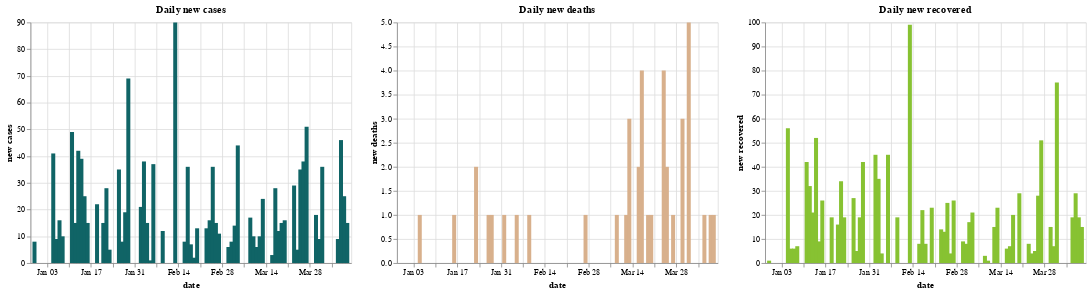

The notebook cell saved with this chart:
### Code cell
city['new cases'] = city['totalCases'].diff()
city['new deaths'] = city['totalDeaths'].diff()
city['new recovered'] = city['totalRecovered'].diff()

# Initiate chart with data
base_cases = alt.Chart(city).mark_bar().encode(alt.X('date:T'), alt.Y('new cases:Q')).properties(width = 400)
base_deaths = alt.Chart(city).mark_bar().encode(alt.X('date:T'), alt.Y('new deaths:Q')).properties(width = 400)
base_recovered = alt.Chart(city).mark_bar().encode(alt.X('date:T'), alt.Y('new recovered:Q')).properties(width = 400)

# Load the chart
base_cases.encode(color = confirmed).properties(title = "Daily new cases") | base_deaths.encode(color = death).properties(title = "Daily new deaths") | base_recovered.encode(color = recovered).properties(title = "Daily new recovered")

### Figure 1 — Vega-Lite specification as saved in the notebook (floating-point values rounded to 4 significant figures)
{"config": {"view": {"continuousWidth": 400, "continuousHeight": 300}}, "hconcat": [{"mark": "bar", "encoding": {"color": {"value": "#106466"}, "x": {"type": "temporal", "field": "date"}, "y": {"type": "quantitative", "field": "new cases"}}, "title": "Daily new cases", "width": 400}, {"mark": "bar", "encoding": {"color": {"value": "#D8B08C"}, "x": {"type": "temporal", "field": "date"}, "y": {"type": "quantitative", "field": "new deaths"}}, "title": "Daily new deaths", "width": 400}, {"mark": "bar", "encoding": {"color": {"value": "#87C232"}, "x": {"type": "temporal", "field": "date"}, "y": {"type": "quantitative", "field": "new recovered"}}, "title": "Daily new recovered", "width": 400}], "data": {"name": "data-6430f575189ad66c65afbf5fb1f3e548"}, "$schema": "https://vega.github.io/schema/vega-lite/v4.8.1.json", "datasets": {"data-6430f575189ad66c65afbf5fb1f3e548": [{"city": "Aparecida", "date": "2020-12-29T00:00:00", "totalDeaths": 21, "totalCases": 773, "totalRecovered": 723, "totalBeds": 11, "intubated": 1, "new cases": null, "new deaths": null, "new recovered": null}, {"city": "Aparecida", "date": "2020-12-30T00:00:00", "totalDeaths": 21, "totalCases": 781, "totalRecovered": 724, "totalBeds": 13, "intubated": 1, "new cases": 8.0, "new deaths": 0.0, "new recovered": 1.0}, {"city": "Aparecida", "date": "2020-12-31T00:00:00", "totalDeaths": 21, "totalCases": 781, "totalRecovered": 724, "totalBeds": 13, "intubated": 1, "new cases": 0.0, "new deaths": 0.0, "new recovered": 0.0}, {"city": "Aparecida", "date": "2021-01-01T00:00:00", "totalDeaths": 21, "totalCases": 781, "totalRecovered": 724, "totalBeds": 13, "intubated": 1, "new cases": 0.0, "new deaths": 0.0, "new recovered": 0.0}, {"city": "Aparecida", "date": "2021-01-02T00:00:00", "totalDeaths": 21, "totalCases": 781, "totalRecovered": 724, "totalBeds": 13, "intubated": 1, "new cases": 0.0, "new deaths": 0.0, "new recovered": 0.0}, {"city": "Aparecida", "date": "2021-01-03T00:00:00", "totalDeaths": 21, "totalCases": 781, "totalRecovered": 724, "totalBeds": 13, "intubated": 1, "new cases": 0.0, "new deaths": 0.0, "new recovered": 0.0}, {"city": "Aparecida", "date": "2021-01-04T00:00:00", "totalDeaths": 21, "totalCases": 781, "totalRecovered": 724, "totalBeds": 13, "intubated": 1, "new cases": 0.0, "new deaths": 0.0, "new recovered": 0.0}, {"city": "Aparecida", "date": "2021-01-05T00:00:00", "totalDeaths": 22, "totalCases": 822, "totalRecovered": 780, "totalBeds": 8, "intubated": 3, "new cases": 41.0, "new deaths": 1.0, "new recovered": 56.0}, {"city": "Aparecida", "date": "2021-01-06T00:00:00", "totalDeaths": 22, "totalCases": 831, "totalRecovered": 786, "totalBeds": 11, "intubated": 2, "new cases": 9.0, "new deaths": 0.0, "new recovered": 6.0}, {"city": "Aparecida", "date": "2021-01-07T00:00:00", "totalDeaths": 22, "totalCases": 847, "totalRecovered": 792, "totalBeds": 15, "intubated": 2, "new cases": 16.0, "new deaths": 0.0, "new recovered": 6.0}, {"city": "Aparecida", "date": "2021-01-08T00:00:00", "totalDeaths": 22, "totalCases": 857, "totalRecovered": 799, "totalBeds": 16, "intubated": 4, "new cases": 10.0, "new deaths": 0.0, "new recovered": 7.0}, {"city": "Aparecida", "date": "2021-01-09T00:00:00", "totalDeaths": 22, "totalCases": 857, "totalRecovered": 799, "totalBeds": 16, "intubated": 4, "new cases": 0.0, "new deaths": 0.0, "new recovered": 0.0}, {"city": "Aparecida", "date": "2021-01-10T00:00:00", "totalDeaths": 22, "totalCases": 857, "totalRecovered": 799, "totalBeds": 16, "intubated": 4, "new cases": 0.0, "new deaths": 0.0, "new recovered": 0.0}, {"city": "Aparecida", "date": "2021-01-11T00:00:00", "totalDeaths": 22, "totalCases": 906, "totalRecovered": 841, "totalBeds": 22, "intubated": 1, "new cases": 49.0, "new deaths": 0.0, "new recovered": 42.0}, {"city": "Aparecida", "date": "2021-01-12T00:00:00", "totalDeaths": 22, "totalCases": 921, "totalRecovered": 873, "totalBeds": 23, "intubated": 2, "new cases": 15.0, "new deaths": 0.0, "new recovered": 32.0}, {"city": "Aparecida", "date": "2021-01-13T00:00:00", "totalDeaths": 22, "totalCases": 963, "totalRecovered": 894, "totalBeds": 26, "intubated": 2, "new cases": 42.0, "new deaths": 0.0, "new recovered": 21.0}, {"city": "Aparecida", "date": "2021-01-14T00:00:00", "totalDeaths": 22, "totalCases": 1002, "totalRecovered": 946, "totalBeds": 15, "intubated": 1, "new cases": 39.0, "new deaths": 0.0, "new recovered": 52.0}, {"city": "Aparecida", "date": "2021-01-15T00:00:00", "totalDeaths": 22, "totalCases": 1027, "totalRecovered": 955, "totalBeds": 16, "intubated": 1, "new cases": 25.0, "new deaths": 0.0, "new recovered": 9.0}, {"city": "Aparecida", "date": "2021-01-16T00:00:00", "totalDeaths": 23, "totalCases": 1042, "totalRecovered": 981, "totalBeds": 23, "intubated": 0, "new cases": 15.0, "new deaths": 1.0, "new recovered": 26.0}, {"city": "Aparecida", "date": "2021-01-17T00:00:00", "totalDeaths": 23, "totalCases": 1042, "totalRecovered": 981, "totalBeds": 23, "intubated": 0, "new cases": 0.0, "new deaths": 0.0, "new recovered": 0.0}, {"city": "Aparecida", "date": "2021-01-18T00:00:00", "totalDeaths": 23, "totalCases": 1042, "totalRecovered": 981, "totalBeds": 23, "intubated": 0, "new cases": 0.0, "new deaths": 0.0, "new recovered": 0.0}, {"city": "Aparecida", "date": "2021-01-19T00:00:00", "totalDeaths": 23, "totalCases": 1064, "totalRecovered": 1000, "totalBeds": 28, "intubated": 0, "new cases": 22.0, "new deaths": 0.0, "new recovered": 19.0}, {"city": "Aparecida", "date": "2021-01-20T00:00:00", "totalDeaths": 23, "totalCases": 1064, "totalRecovered": 1000, "totalBeds": 20, "intubated": 1, "new cases": 0.0, "new deaths": 0.0, "new recovered": 0.0}, {"city": "Aparecida", "date": "2021-01-21T00:00:00", "totalDeaths": 23, "totalCases": 1079, "totalRecovered": 1016, "totalBeds": 21, "intubated": 2, "new cases": 15.0, "new deaths": 0.0, "new recovered": 16.0}, {"city": "Aparecida", "date": "2021-01-22T00:00:00", "totalDeaths": 23, "totalCases": 1107, "totalRecovered": 1050, "totalBeds": 15, "intubated": 2, "new cases": 28.0, "new deaths": 0.0, "new recovered": 34.0}, {"city": "Aparecida", "date": "2021-01-23T00:00:00", "totalDeaths": 25, "totalCases": 1112, "totalRecovered": 1069, "totalBeds": 16, "intubated": 3, "new cases": 5.0, "new deaths": 2.0, "new recovered": 19.0}, {"city": "Aparecida", "date": "2021-01-24T00:00:00", "totalDeaths": 25, "totalCases": 1112, "totalRecovered": 1069, "totalBeds": 16, "intubated": 3, "new cases": 0.0, "new deaths": 0.0, "new recovered": 0.0}, {"city": "Aparecida", "date": "2021-01-25T00:00:00", "totalDeaths": 25, "totalCases": 1112, "totalRecovered": 1069, "totalBeds": 16, "intubated": 3, "new cases": 0.0, "new deaths": 0.0, "new recovered": 0.0}, {"city": "Aparecida", "date": "2021-01-26T00:00:00", "totalDeaths": 25, "totalCases": 1147, "totalRecovered": 1096, "totalBeds": 17, "intubated": 4, "new cases": 35.0, "new deaths": 0.0, "new recovered": 27.0}, {"city": "Aparecida", "date": "2021-01-27T00:00:00", "totalDeaths": 26, "totalCases": 1155, "totalRecovered": 1101, "totalBeds": 18, "intubated": 4, "new cases": 8.0, "new deaths": 1.0, "new recovered": 5.0}, {"city": "Aparecida", "date": "2021-01-28T00:00:00", "totalDeaths": 27, "totalCases": 1174, "totalRecovered": 1120, "totalBeds": 16, "intubated": 2, "new cases": 19.0, "new deaths": 1.0, "new recovered": 19.0}, {"city": "Aparecida", "date": "2021-01-29T00:00:00", "totalDeaths": 27, "totalCases": 1243, "totalRecovered": 1162, "totalBeds": 16, "intubated": 2, "new cases": 69.0, "new deaths": 0.0, "new recovered": 42.0}, {"city": "Aparecida", "date": "2021-02-01T00:00:00", "totalDeaths": 28, "totalCases": 1243, "totalRecovered": 1162, "totalBeds": 18, "intubated": 1, "new cases": 0.0, "new deaths": 1.0, "new recovered": 0.0}, {"city": "Aparecida", "date": "2021-02-02T00:00:00", "totalDeaths": 28, "totalCases": 1264, "totalRecovered": 1207, "totalBeds": 15, "intubated": 1, "new cases": 21.0, "new deaths": 0.0, "new recovered": 45.0}, {"city": "Aparecida", "date": "2021-02-03T00:00:00", "totalDeaths": 28, "totalCases": 1302, "totalRecovered": 1242, "totalBeds": 15, "intubated": 1, "new cases": 38.0, "new deaths": 0.0, "new recovered": 35.0}, {"city": "Aparecida", "date": "2021-02-04T00:00:00", "totalDeaths": 28, "totalCases": 1317, "totalRecovered": 1246, "totalBeds": 12, "intubated": 0, "new cases": 15.0, "new deaths": 0.0, "new recovered": 4.0}, {"city": "Aparecida", "date": "2021-02-05T00:00:00", "totalDeaths": 29, "totalCases": 1318, "totalRecovered": 1246, "totalBeds": 12, "intubated": 2, "new cases": 1.0, "new deaths": 1.0, "new recovered": 0.0}, {"city": "Aparecida", "date": "2021-02-06T00:00:00", "totalDeaths": 29, "totalCases": 1355, "totalRecovered": 1291, "totalBeds": 7, "intubated": 0, "new cases": 37.0, "new deaths": 0.0, "new recovered": 45.0}, {"city": "Aparecida", "date": "2021-02-07T00:00:00", "totalDeaths": 29, "totalCases": 1355, "totalRecovered": 1291, "totalBeds": 7, "intubated": 0, "new cases": 0.0, "new deaths": 0.0, "new recovered": 0.0}, {"city": "Aparecida", "date": "2021-02-08T00:00:00", "totalDeaths": 29, "totalCases": 1355, "totalRecovered": 1291, "totalBeds": 7, "intubated": 0, "new cases": 0.0, "new deaths": 0.0, "new recovered": 0.0}, {"city": "Aparecida", "date": "2021-02-09T00:00:00", "totalDeaths": 30, "totalCases": 1367, "totalRecovered": 1310, "totalBeds": 11, "intubated": 0, "new cases": 12.0, "new deaths": 1.0, "new recovered": 19.0}, {"city": "Aparecida", "date": "2021-02-10T00:00:00", "totalDeaths": 30, "totalCases": 1367, "totalRecovered": 1310, "totalBeds": 11, "intubated": 0, "new cases": 0.0, "new deaths": 0.0, "new recovered": 0.0}, {"city": "Aparecida", "date": "2021-02-11T00:00:00", "totalDeaths": 30, "totalCases": 1367, "totalRecovered": 1310, "totalBeds": 10, "intubated": 0, "new cases": 0.0, "new deaths": 0.0, "new recovered": 0.0}, {"city": "Aparecida", "date": "2021-02-12T00:00:00", "totalDeaths": 30, "totalCases": 1367, "totalRecovered": 1310, "totalBeds": 13, "intubated": 0, "new cases": 0.0, "new deaths": 0.0, "new recovered": 0.0}, {"city": "Aparecida", "date": "2021-02-13T00:00:00", "totalDeaths": 30, "totalCases": 1457, "totalRecovered": 1409, "totalBeds": 15, "intubated": 0, "new cases": 90.0, "new deaths": 0.0, "new recovered": 99.0}, {"city": "Aparecida", "date": "2021-02-15T00:00:00", "totalDeaths": 30, "totalCases": 1457, "totalRecovered": 1409, "totalBeds": 15, "intubated": 0, "new cases": 0.0, "new deaths": 0.0, "new recovered": 0.0}, {"city": "Aparecida", "date": "2021-02-16T00:00:00", "totalDeaths": 30, "totalCases": 1465, "totalRecovered": 1417, "totalBeds": 12, "intubated": 0, "new cases": 8.0, "new deaths": 0.0, "new recovered": 8.0}, {"city": "Aparecida", "date": "2021-02-17T00:00:00", "totalDeaths": 30, "totalCases": 1501, "totalRecovered": 1439, "totalBeds": 12, "intubated": 0, "new cases": 36.0, "new deaths": 0.0, "new recovered": 22.0}, {"city": "Aparecida", "date": "2021-02-18T00:00:00", "totalDeaths": 30, "totalCases": 1508, "totalRecovered": 1447, "totalBeds": 12, "intubated": 0, "new cases": 7.0, "new deaths": 0.0, "new recovered": 8.0}, {"city": "Aparecida", "date": "2021-02-19T00:00:00", "totalDeaths": 30, "totalCases": 1510, "totalRecovered": 1447, "totalBeds": 13, "intubated": 0, "new cases": 2.0, "new deaths": 0.0, "new recovered": 0.0}, {"city": "Aparecida", "date": "2021-02-20T00:00:00", "totalDeaths": 30, "totalCases": 1523, "totalRecovered": 1470, "totalBeds": 10, "intubated": 0, "new cases": 13.0, "new deaths": 0.0, "new recovered": 23.0}, {"city": "Aparecida", "date": "2021-02-21T00:00:00", "totalDeaths": 30, "totalCases": 1523, "totalRecovered": 1470, "totalBeds": 10, "intubated": 0, "new cases": 0.0, "new deaths": 0.0, "new recovered": 0.0}, {"city": "Aparecida", "date": "2021-02-22T00:00:00", "totalDeaths": 30, "totalCases": 1523, "totalRecovered": 1470, "totalBeds": 10, "intubated": 0, "new cases": 0.0, "new deaths": 0.0, "new recovered": 0.0}, {"city": "Aparecida", "date": "2021-02-23T00:00:00", "totalDeaths": 30, "totalCases": 1536, "totalRecovered": 1484, "totalBeds": 9, "intubated": 0, "new cases": 13.0, "new deaths": 0.0, "new recovered": 14.0}, {"city": "Aparecida", "date": "2021-02-24T00:00:00", "totalDeaths": 30, "totalCases": 1552, "totalRecovered": 1497, "totalBeds": 11, "intubated": 0, "new cases": 16.0, "new deaths": 0.0, "new recovered": 13.0}, {"city": "Aparecida", "date": "2021-02-25T00:00:00", "totalDeaths": 30, "totalCases": 1588, "totalRecovered": 1522, "totalBeds": 8, "intubated": 1, "new cases": 36.0, "new deaths": 0.0, "new recovered": 25.0}, {"city": "Aparecida", "date": "2021-02-26T00:00:00", "totalDeaths": 30, "totalCases": 1603, "totalRecovered": 1526, "totalBeds": 12, "intubated": 0, "new cases": 15.0, "new deaths": 0.0, "new recovered": 4.0}, {"city": "Aparecida", "date": "2021-02-27T00:00:00", "totalDeaths": 31, "totalCases": 1614, "totalRecovered": 1552, "totalBeds": 16, "intubated": 0, "new cases": 11.0, "new deaths": 1.0, "new recovered": 26.0}, {"city": "Aparecida", "date": "2021-03-01T00:00:00", "totalDeaths": 31, "totalCases": 1614, "totalRecovered": 1552, "totalBeds": 16, "intubated": 0, "new cases": 0.0, "new deaths": 0.0, "new recovered": 0.0}, {"city": "Aparecida", "date": "2021-03-02T00:00:00", "totalDeaths": 31, "totalCases": 1620, "totalRecovered": 1561, "totalBeds": 17, "intubated": 0, "new cases": 6.0, "new deaths": 0.0, "new recovered": 9.0}, {"city": "Aparecida", "date": "2021-03-03T00:00:00", "totalDeaths": 31, "totalCases": 1628, "totalRecovered": 1569, "totalBeds": 13, "intubated": 2, "new cases": 8.0, "new deaths": 0.0, "new recovered": 8.0}, {"city": "Aparecida", "date": "2021-03-04T00:00:00", "totalDeaths": 31, "totalCases": 1642, "totalRecovered": 1586, "totalBeds": 14, "intubated": 1, "new cases": 14.0, "new deaths": 0.0, "new recovered": 17.0}, {"city": "Aparecida", "date": "2021-03-05T00:00:00", "totalDeaths": 31, "totalCases": 1686, "totalRecovered": 1607, "totalBeds": 21, "intubated": 2, "new cases": 44.0, "new deaths": 0.0, "new recovered": 21.0}, {"city": "Aparecida", "date": "2021-03-06T00:00:00", "totalDeaths": 31, "totalCases": 1686, "totalRecovered": 1607, "totalBeds": 21, "intubated": 2, "new cases": 0.0, "new deaths": 0.0, "new recovered": 0.0}, {"city": "Aparecida", "date": "2021-03-07T00:00:00", "totalDeaths": 31, "totalCases": 1686, "totalRecovered": 1607, "totalBeds": 21, "intubated": 2, "new cases": 0.0, "new deaths": 0.0, "new recovered": 0.0}, {"city": "Aparecida", "date": "2021-03-08T00:00:00", "totalDeaths": 31, "totalCases": 1686, "totalRecovered": 1607, "totalBeds": 21, "intubated": 2, "new cases": 0.0, "new deaths": 0.0, "new recovered": 0.0}, {"city": "Aparecida", "date": "2021-03-09T00:00:00", "totalDeaths": 32, "totalCases": 1703, "totalRecovered": 1610, "totalBeds": 22, "intubated": 3, "new cases": 17.0, "new deaths": 1.0, "new recovered": 3.0}, {"city": "Aparecida", "date": "2021-03-10T00:00:00", "totalDeaths": 32, "totalCases": 1713, "totalRecovered": 1611, "totalBeds": 24, "intubated": 1, "new cases": 10.0, "new deaths": 0.0, "new recovered": 1.0}, {"city": "Aparecida", "date": "2021-03-11T00:00:00", "totalDeaths": 32, "totalCases": 1719, "totalRecovered": 1611, "totalBeds": 29, "intubated": 0, "new cases": 6.0, "new deaths": 0.0, "new recovered": 0.0}, {"city": "Aparecida", "date": "2021-03-12T00:00:00", "totalDeaths": 33, "totalCases": 1729, "totalRecovered": 1626, "totalBeds": 24, "intubated": 0, "new cases": 10.0, "new deaths": 1.0, "new recovered": 15.0}, {"city": "Aparecida", "date": "2021-03-13T00:00:00", "totalDeaths": 36, "totalCases": 1753, "totalRecovered": 1649, "totalBeds": 26, "intubated": 0, "new cases": 24.0, "new deaths": 3.0, "new recovered": 23.0}, {"city": "Aparecida", "date": "2021-03-14T00:00:00", "totalDeaths": 36, "totalCases": 1753, "totalRecovered": 1649, "totalBeds": 26, "intubated": 0, "new cases": 0.0, "new deaths": 0.0, "new recovered": 0.0}, {"city": "Aparecida", "date": "2021-03-15T00:00:00", "totalDeaths": 36, "totalCases": 1753, "totalRecovered": 1649, "totalBeds": 26, "intubated": 0, "new cases": 0.0, "new deaths": 0.0, "new recovered": 0.0}, {"city": "Aparecida", "date": "2021-03-16T00:00:00", "totalDeaths": 38, "totalCases": 1756, "totalRecovered": 1655, "totalBeds": 27, "intubated": 2, "new cases": 3.0, "new deaths": 2.0, "new recovered": 6.0}, {"city": "Aparecida", "date": "2021-03-17T00:00:00", "totalDeaths": 42, "totalCases": 1784, "totalRecovered": 1662, "totalBeds": 27, "intubated": 4, "new cases": 28.0, "new deaths": 4.0, "new recovered": 7.0}, {"city": "Aparecida", "date": "2021-03-18T00:00:00", "totalDeaths": 42, "totalCases": 1796, "totalRecovered": 1682, "totalBeds": 38, "intubated": 4, "new cases": 12.0, "new deaths": 0.0, "new recovered": 20.0}, {"city": "Aparecida", "date": "2021-03-19T00:00:00", "totalDeaths": 43, "totalCases": 1811, "totalRecovered": 1682, "totalBeds": 46, "intubated": 4, "new cases": 15.0, "new deaths": 1.0, "new recovered": 0.0}, {"city": "Aparecida", "date": "2021-03-20T00:00:00", "totalDeaths": 44, "totalCases": 1827, "totalRecovered": 1711, "totalBeds": 55, "intubated": 4, "new cases": 16.0, "new deaths": 1.0, "new recovered": 29.0}, {"city": "Aparecida", "date": "2021-03-21T00:00:00", "totalDeaths": 44, "totalCases": 1827, "totalRecovered": 1711, "totalBeds": 55, "intubated": 4, "new cases": 0.0, "new deaths": 0.0, "new recovered": 0.0}, {"city": "Aparecida", "date": "2021-03-22T00:00:00", "totalDeaths": 44, "totalCases": 1827, "totalRecovered": 1711, "totalBeds": 55, "intubated": 4, "new cases": 0.0, "new deaths": 0.0, "new recovered": 0.0}, {"city": "Aparecida", "date": "2021-03-23T00:00:00", "totalDeaths": 44, "totalCases": 1856, "totalRecovered": 1719, "totalBeds": 57, "intubated": 6, "new cases": 29.0, "new deaths": 0.0, "new recovered": 8.0}, {"city": "Aparecida", "date": "2021-03-24T00:00:00", "totalDeaths": 48, "totalCases": 1861, "totalRecovered": 1723, "totalBeds": 48, "intubated": 7, "new cases": 5.0, "new deaths": 4.0, "new recovered": 4.0}, {"city": "Aparecida", "date": "2021-03-25T00:00:00", "totalDeaths": 50, "totalCases": 1896, "totalRecovered": 1728, "totalBeds": 50, "intubated": 7, "new cases": 35.0, "new deaths": 2.0, "new recovered": 5.0}, {"city": "Aparecida", "date": "2021-03-26T00:00:00", "totalDeaths": 50, "totalCases": 1934, "totalRecovered": 1756, "totalBeds": 46, "intubated": 7, "new cases": 38.0, "new deaths": 0.0, "new recovered": 28.0}, {"city": "Aparecida", "date": "2021-03-27T00:00:00", "totalDeaths": 51, "totalCases": 1985, "totalRecovered": 1807, "totalBeds": 33, "intubated": 6, "new cases": 51.0, "new deaths": 1.0, "new recovered": 51.0}, {"city": "Aparecida", "date": "2021-03-28T00:00:00", "totalDeaths": 51, "totalCases": 1985, "totalRecovered": 1807, "totalBeds": 33, "intubated": 6, "new cases": 0.0, "new deaths": 0.0, "new recovered": 0.0}, {"city": "Aparecida", "date": "2021-03-29T00:00:00", "totalDeaths": 51, "totalCases": 1985, "totalRecovered": 1807, "totalBeds": 33, "intubated": 6, "new cases": 0.0, "new deaths": 0.0, "new recovered": 0.0}, {"city": "Aparecida", "date": "2021-03-30T00:00:00", "totalDeaths": 54, "totalCases": 2003, "totalRecovered": 1822, "totalBeds": 40, "intubated": 6, "new cases": 18.0, "new deaths": 3.0, "new recovered": 15.0}, {"city": "Aparecida", "date": "2021-03-31T00:00:00", "totalDeaths": 54, "totalCases": 2012, "totalRecovered": 1829, "totalBeds": 34, "intubated": 6, "new cases": 9.0, "new deaths": 0.0, "new recovered": 7.0}, {"city": "Aparecida", "date": "2021-04-01T00:00:00", "totalDeaths": 59, "totalCases": 2048, "totalRecovered": 1904, "totalBeds": 39, "intubated": 5, "new cases": 36.0, "new deaths": 5.0, "new recovered": 75.0}, {"city": "Aparecida", "date": "2021-04-02T00:00:00", "totalDeaths": 59, "totalCases": 2048, "totalRecovered": 1904, "totalBeds": 39, "intubated": 5, "new cases": 0.0, "new deaths": 0.0, "new recovered": 0.0}, {"city": "Aparecida", "date": "2021-04-03T00:00:00", "totalDeaths": 59, "totalCases": 2048, "totalRecovered": 1904, "totalBeds": 39, "intubated": 5, "new cases": 0.0, "new deaths": 0.0, "new recovered": 0.0}, {"city": "Aparecida", "date": "2021-04-04T00:00:00", "totalDeaths": 59, "totalCases": 2048, "totalRecovered": 1904, "totalBeds": 39, "intubated": 5, "new cases": 0.0, "new deaths": 0.0, "new recovered": 0.0}, {"city": "Aparecida", "date": "2021-04-05T00:00:00", "totalDeaths": 59, "totalCases": 2048, "totalRecovered": 1904, "totalBeds": 39, "intubated": 5, "new cases": 0.0, "new deaths": 0.0, "new recovered": 0.0}, {"city": "Aparecida", "date": "2021-04-06T00:00:00", "totalDeaths": 60, "totalCases": 2057, "totalRecovered": 1923, "totalBeds": 40, "intubated": 6, "new cases": 9.0, "new deaths": 1.0, "new recovered": 19.0}, {"city": "Aparecida", "date": "2021-04-07T00:00:00", "totalDeaths": 60, "totalCases": 2103, "totalRecovered": 1952, "totalBeds": 39, "intubated": 7, "new cases": 46.0, "new deaths": 0.0, "new recovered": 29.0}, {"city": "Aparecida", "date": "2021-04-08T00:00:00", "totalDeaths": 61, "totalCases": 2128, "totalRecovered": 1971, "totalBeds": 44, "intubated": 9, "new cases": 25.0, "new deaths": 1.0, "new recovered": 19.0}, {"city": "Aparecida", "date": "2021-04-09T00:00:00", "totalDeaths": 62, "totalCases": 2143, "totalRecovered": 1986, "totalBeds": 44, "intubated": 10, "new cases": 15.0, "new deaths": 1.0, "new recovered": 15.0}]}}
